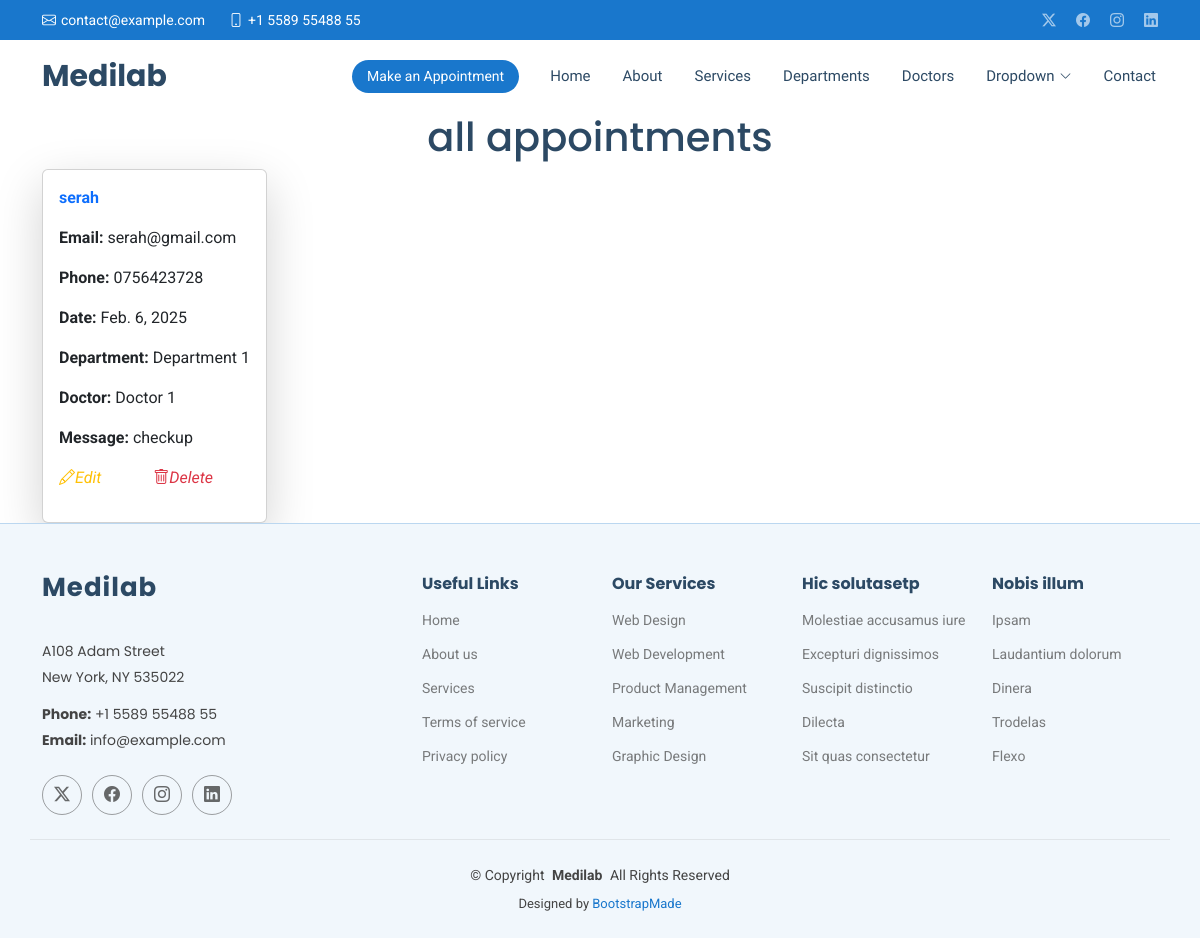
/show/, run on an earlier commit of the app's database.
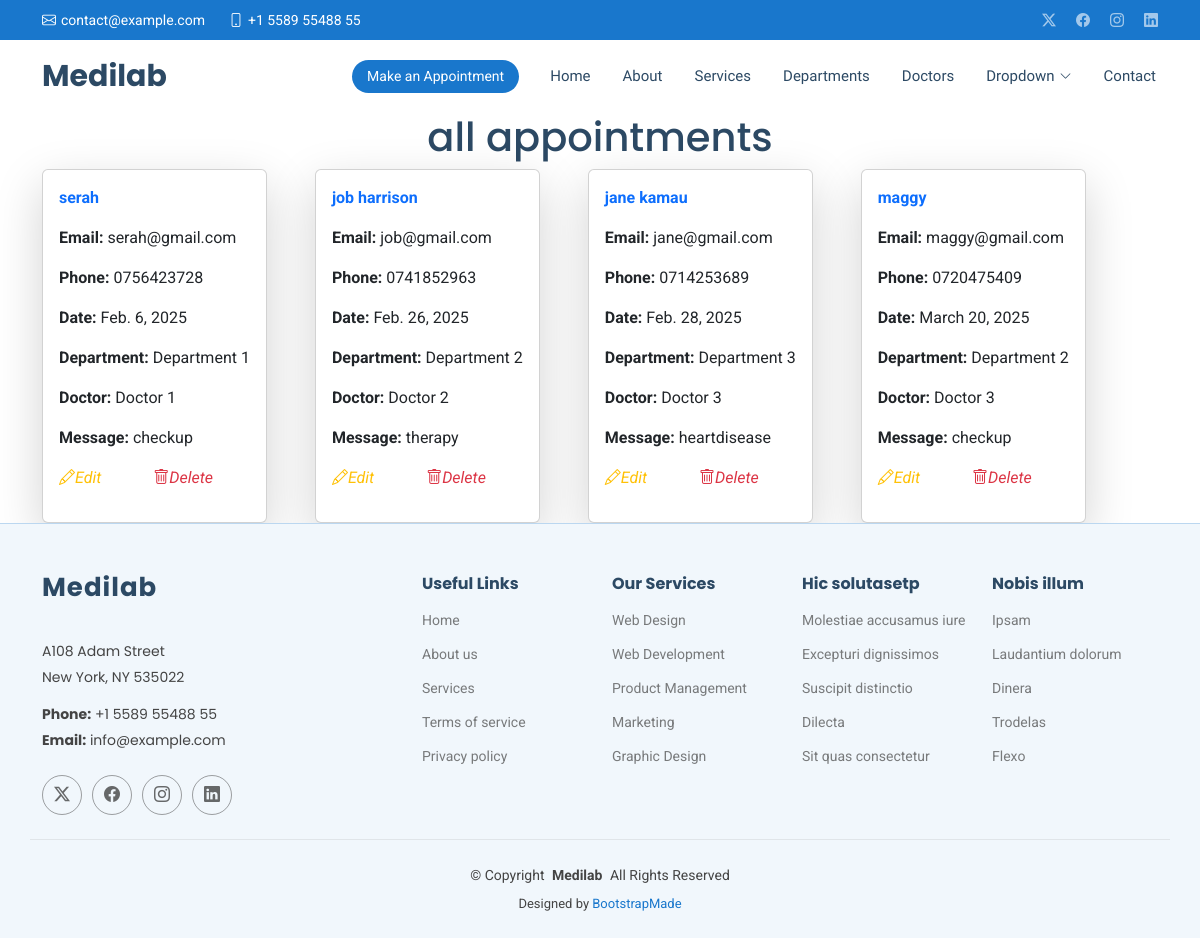
And on a later commit of the database.
### medapp/models.py (models this page shows, shortened)
class appointment(models.Model):
    name=models.CharField(max_length=100)
    email=models.EmailField()
    phone=models.CharField(max_length=100)
    date=models.DateField()
    department=models.CharField(max_length=100)
    doctor=models.CharField(max_length=100)
    message=models.TextField()

### medapp/views.py (the view)
# urls.py: path('show/', views.show,name='show'),
def show (request):
    all=appointment.objects.all()
    return render(request, 'show.html',{'all':all})

### templates/show.html (shortened to what this page needs)
{% extends 'starter-page.html' %}
{% load static %}
{% block content %}
	<h1 class="text-center">all appointments</h1>
 <div class="container">
  <div class="d-flex  gap-5 flex-wrap">
    {% for x in all %}
        <div class="card w-30 shadow-lg p-3">
      <p class="text-primary fw-bold">  {{ x.name }}</p>
     <p> <strong>Email: </strong>    {{ x.email }}</p>
     <p> <strong>Phone: </strong>    {{ x.phone }}</p>
     <p> <strong>Date: </strong>    {{ x.date }}</p>
     <p> <strong>Department: </strong>    {{ x.department }}</p>
     <p> <strong>Doctor: </strong>    {{ x.doctor }}</p>
     <p> <strong>Message: </strong>    {{ x.message }}</p>
       <p>
           <a href="{% url 'edit' x.id %}" class="me-5 text-warning" >
               <i class="bi bi-pencil">Edit</i>
           </a>
           <a href="/delete/{{ x.id }}"class=text-danger>
               <i class="bi bi-trash">Delete</i>
           </a>
       </p>
        </div>
    {% endfor %}
  </div>
 </div>
{% endblock %}

### templates/starter-page.html (shortened to what this page needs)
<!DOCTYPE html>
<html lang="en">
<head>
       {% load static %}
  <link href="{% static 'assets/vendor/bootstrap/css/bootstrap.min.css'%}" rel="stylesheet">
  <link href="{% static 'assets/vendor/bootstrap-icons/bootstrap-icons.css'%}" rel="stylesheet">
  <link href="{% static 'assets/vendor/aos/aos.css'%}" rel="stylesheet">
  <link href="{% static 'assets/vendor/fontawesome-free/css/all.min.css'%}" rel="stylesheet">
  <link href="{% static 'assets/vendor/glightbox/css/glightbox.min.css'%}" rel="stylesheet">
  <link href="{% static 'assets/vendor/swiper/swiper-bundle.min.css'%}" rel="stylesheet">
  <link href="{% static 'assets/css/main.css'%}" rel="stylesheet">
</head>
<body class="starter-page-page">
  <header id="header" class="header sticky-top">
    <div class="topbar d-flex align-items-center">
      <div class="container d-flex justify-content-center justify-content-md-between">
        <div class="contact-info d-flex align-items-center">
          <i class="bi bi-envelope d-flex align-items-center"><a href="mailto:contact@example.com">contact@example.com</a></i>
          <i class="bi bi-phone d-flex align-items-center ms-4"><span>+1 5589 55488 55</span></i>
        </div>
        <div class="social-links d-none d-md-flex align-items-center">
          <a href="#" class="twitter"><i class="bi bi-twitter-x"></i></a>
          <a href="#" class="facebook"><i class="bi bi-facebook"></i></a>
          <a href="#" class="instagram"><i class="bi bi-instagram"></i></a>
          <a href="#" class="linkedin"><i class="bi bi-linkedin"></i></a>
        </div>
      </div>
    </div>
    <div class="branding d-flex align-items-center">
      <div class="container position-relative d-flex align-items-center justify-content-between">
        <a href="index.html" class="logo d-flex align-items-center me-auto">
          <h1 class="sitename">Medilab</h1>
        </a>
        <nav id="navmenu" class="navmenu">
          <ul>
            <li><a href="#home">Home<br></a></li>
            <li><a href="{% url 'about' %}">About</a></li>
            <li><a href="{% url 'services' %}">Services</a></li>
            <li><a href="{% url 'departments' %}">Departments</a></li>
            <li><a href="{% url 'departments' %}">Doctors</a></li>
            <li class="dropdown"><a href="#"><span>Dropdown</span> <i class="bi bi-chevron-down toggle-dropdown"></i></a>
            </li>
            <li><a href="#contact">Contact</a></li>
          </ul>
        </nav>
        <a class="cta-btn d-none d-sm-block" href="#appointment">Make an Appointment</a>
      </div>
    </div>
  </header>
  <main class="main">
  {% block content %}
  {% endblock %}
  </main>
  <footer id="footer" class="footer light-background">
    <div class="container footer-top">
      <div class="row gy-4">
        <div class="col-lg-4 col-md-6 footer-about">
          <a href="index.html" class="logo d-flex align-items-center">
            <span class="sitename">Medilab</span>
          </a>
          <div class="footer-contact pt-3">
            <p>A108 Adam Street</p>
            <p>New York, NY 535022</p>
            <p class="mt-3"><strong>Phone:</strong> <span>+1 5589 55488 55</span></p>
            <p><strong>Email:</strong> <span>info@example.com</span></p>
          </div>
          <div class="social-links d-flex mt-4">
            <a href=""><i class="bi bi-twitter-x"></i></a>
            <a href=""><i class="bi bi-facebook"></i></a>
            <a href=""><i class="bi bi-instagram"></i></a>
            <a href=""><i class="bi bi-linkedin"></i></a>
          </div>
        </div>
        <div class="col-lg-2 col-md-3 footer-links">
          <h4>Useful Links</h4>
          <ul>
            <li><a href="#">Home</a></li>
            <li><a href="#">About us</a></li>
            <li><a href="#">Services</a></li>
            <li><a href="#">Terms of service</a></li>
            <li><a href="#">Privacy policy</a></li>
          </ul>
        </div>
        <div class="col-lg-2 col-md-3 footer-links">
          <h4>Our Services</h4>
          <ul>
            <li><a href="#">Web Design</a></li>
            <li><a href="#">Web Development</a></li>
            <li><a href="#">Product Management</a></li>
            <li><a href="#">Marketing</a></li>
            <li><a href="#">Graphic Design</a></li>
          </ul>
        </div>
        <div class="col-lg-2 col-md-3 footer-links">
          <h4>Hic solutasetp</h4>
          <ul>
            <li><a href="#">Molestiae accusamus iure</a></li>
            <li><a href="#">Excepturi dignissimos</a></li>
            <li><a href="#">Suscipit distinctio</a></li>
            <li><a href="#">Dilecta</a></li>
            <li><a href="#">Sit quas consectetur</a></li>
          </ul>
        </div>
        <div class="col-lg-2 col-md-3 footer-links">
          <h4>Nobis illum</h4>
          <ul>
            <li><a href="#">Ipsam</a></li>
            <li><a href="#">Laudantium dolorum</a></li>
            <li><a href="#">Dinera</a></li>
            <li><a href="#">Trodelas</a></li>
            <li><a href="#">Flexo</a></li>
          </ul>
        </div>
      </div>
    </div>
    <div class="container copyright text-center mt-4">
      <p>© <span>Copyright</span> <strong class="px-1 sitename">Medilab</strong> <span>All Rights Reserved</span></p>
      <div class="credits">
        Designed by <a href="https://bootstrapmade.com/">BootstrapMade</a>
      </div>
    </div>
  </footer>
</body>
</html>

What changed in the data, as far as the page shows it:
added appointment: name "job harrison", email "job@gmail.com", phone "0741852963", date "Feb. 26, 2025", department "Department 2", doctor "Doctor 2", message "therapy"
added appointment: name "jane kamau", email "jane@gmail.com", phone "0714253689", date "Feb. 28, 2025", department "Department 3", doctor "Doctor 3", message "heartdisease"
added appointment: name "maggy", email "maggy@gmail.com", phone "0720475409", date "March 20, 2025", department "Department 2", doctor "Doctor 3", message "checkup"
